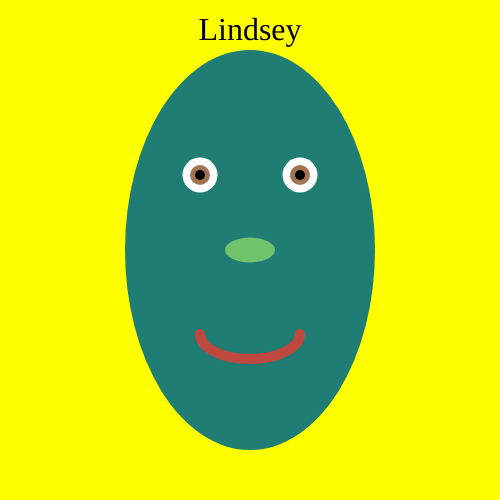
Frame 1 (no input)
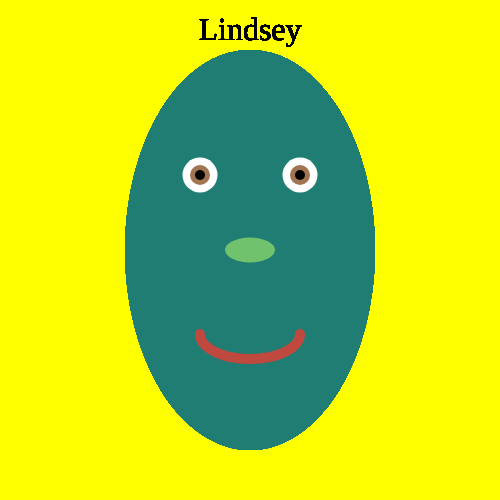
Frame 60 (no input)
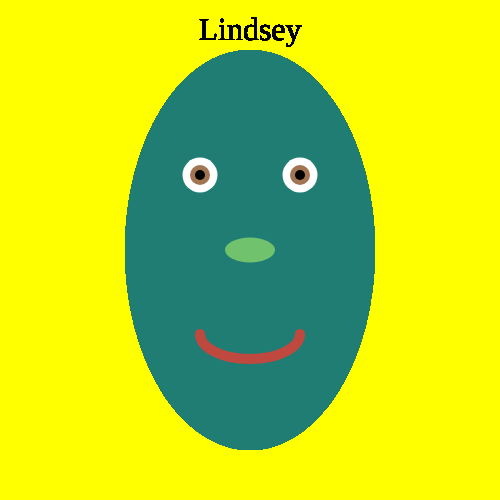
Frame 120 (the mouse pressed at the canvas centre since frame 60)

The p5.js sketch that drew these frames (run headless with seeded random() and noise() and a simulated clock; from frame 60 on, the mouse is pressed at the canvas centre):

// p5.js sketch
// ── sketch.js
function setup() {
  createCanvas(500, 500);
  background('yellow');
}

function draw() {
  
  //head
  fill ('#207D74');
  noStroke();
  ellipse (250, 250, 250, 400);
  
  //eyes
  fill ('white');
  noStroke();
  circle (200, 175, 35);
  circle (300, 175, 35);
  
  //eyes (iris)
  fill ('#A17452');
  noStroke();
  circle (200, 175, 20);
  circle (300, 175, 20);
  
  //eyes (pupil)
  fill ('black');
  noStroke();
  circle (200, 175, 10);
  circle (300, 175, 10);

  
  //nose
  fill ('#70C26D');
  noStroke();
  ellipse (250, 250, 50, 25);
  
  //mouth
  noFill();
  stroke ('#BF483F');
  strokeWeight (10);
  arc (250, 334, 100, 50, 0, PI);

  //please type your name
  textFont ("discovery");
  noStroke();
  textAlign(CENTER);
  fill('black');
  textSize(32);
  text('Lindsey', width/2, 40);
}

function keyPressed() {
  textFont ("discovery"); 
  textAlign(CENTER);
  fill('black');
  textSize(32);
  text('nice to meet you', width/2, 480);
}
// ── style.css
html, body {
  margin: 0;
  padding: 0;
}
canvas {
  display: block;
  border-width: 5px;
  border-style: solid;
  border-color:#207D74;
  
}

body {
  background-color: white;
}

p {
  color:#207D74;
  font-size: large;
  text-align: left;
}
